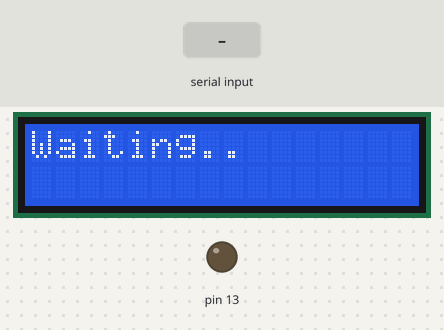
Simulated run of this sketch. Board: Arduino Uno, built with avr-gcc and run on an emulated ATmega328P. Parts: 16×2 character LCD, output pins drawn as LEDs (lit = HIGH). Inputs (shaded band) come from the test bench. What the sketch prints to the serial monitor is not drawn.

Above: at 1.2 s.
1.3 s: "1" received over Serial
At 2.0 s:
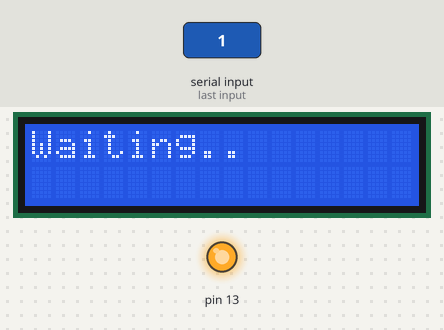
At 3.6 s:
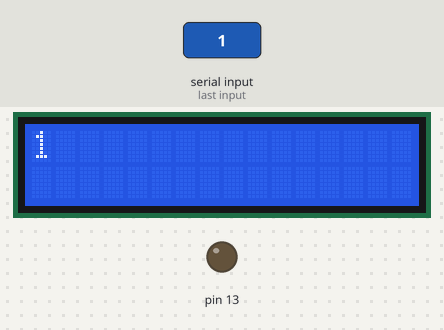
Timing chart, 0 to 5.1 s (numbered marks = the images above; inputs shaded):
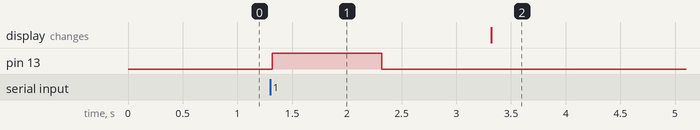

Measured:
- after the input at 1.3 s, pin 13: LOW → HIGH at once, → LOW 1.0 s later

The sketch:

index.ino
```cpp
#include <LiquidCrystal.h>

String readString;

const int RS = 12, EN = 11, D4 = 5, D5 = 4, D6 = 3, D7 = 2;
LiquidCrystal lcd(RS, EN, D4, D5, D6, D7);

void setup() {
  Serial.begin(9600);
  pinMode(13,OUTPUT);
  lcd.begin(16, 2); // set up number of columns and rows
  lcd.setCursor(0,0);
  lcd.println("SeedShield!");
}

void loop() {
 while (Serial.available()) {
    delay(10);  //small delay to allow input buffer to fill
    char c = Serial.read();  //gets one byte from serial buffer
    blinkLed(13, true);
    if (c == ',') {
      break;
    }  //breaks out of capture loop to print readstring
    readString += c;
  } //makes the string readString

  if (readString.length() >0) {
    Serial.println(readString); //prints string to serial port out
    lcd.clear();
    lcd.setCursor(0,0);
    lcd.print(readString);
    delay(1000 * 5);

    readString=""; //clears variable for new input
  } else {
    lcd.clear();
    lcd.println("Waiting..");
  }

  delay(100);
}

void blinkLed(int pin, boolean fast) {
    if (!fast) {
      digitalWrite(pin, HIGH);
      delay(250);
      digitalWrite(pin, LOW);
      delay(250);
    } else {
      digitalWrite(pin, HIGH);
      delay(1000);
      digitalWrite(pin, LOW);
      delay(1000);
    }
}
```
